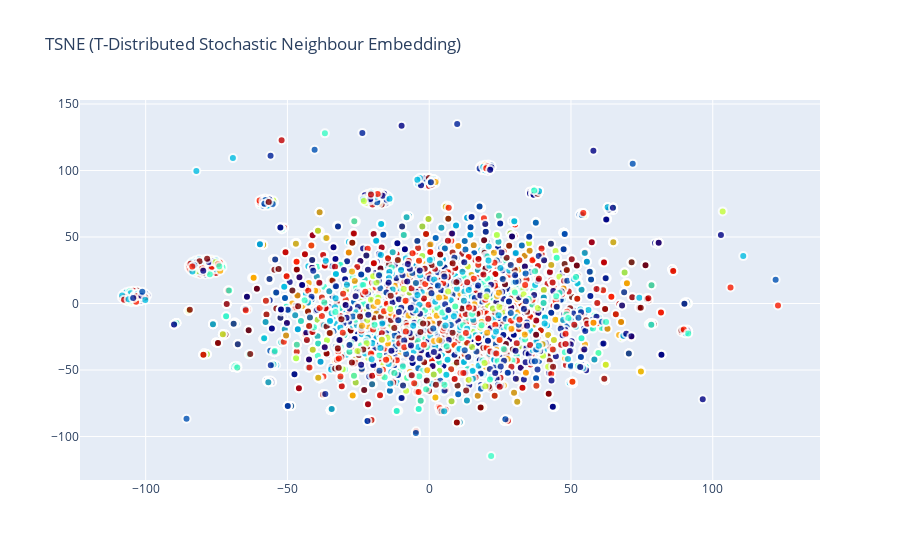

The notebook cell saved with this chart:
### Code cell
traceTSNE = go.Scatter(
    x = tsne_results[:,0],
    y = tsne_results[:,1],
    # name = Target,
    #  hoveron = Target,
    mode = 'markers',
    text = Target,
    showlegend = True,
    marker = dict(
        size = 8,
        color = Target,
        colorscale ='Jet',
        showscale = False,
        line = dict(
            width = 2,
            color = 'rgb(255, 255, 255)'
        ),
        opacity = 0.8
    )
)
data = [traceTSNE]

layout = dict(title = 'TSNE (T-Distributed Stochastic Neighbour Embedding)',
              hovermode= 'closest',
              yaxis = dict(zeroline = False),
              xaxis = dict(zeroline = False),
              showlegend= False,

             )

fig = dict(data=data, layout=layout)
py.iplot(fig, filename='styled-scatter')

### Figure 1 — Plotly figure (JSON) as saved in the notebook; plotly's stock layout.template omitted (floating-point values rounded to 4 significant figures; data arrays with more than 128 entries replaced by an {"elided": "..."} marker saying what was removed)
{"data": [{"marker": {"color": {"elided": "3427 int values"}, "colorscale": [[0, "rgb(0,0,131)"], [0.2, "rgb(0,60,170)"], [0.4, "rgb(5,255,255)"], [0.6, "rgb(255,255,0)"], [0.8, "rgb(250,0,0)"], [1, "rgb(128,0,0)"]], "line": {"color": "rgb(255, 255, 255)", "width": 2}, "opacity": 0.8, "showscale": false, "size": 8}, "mode": "markers", "showlegend": true, "text": {"elided": "3427 str values"}, "type": "scatter", "x": {"elided": "3427 float values"}, "y": {"elided": "3427 float values"}}], "layout": {"hovermode": "closest", "showlegend": false, "title": {"text": "TSNE (T-Distributed Stochastic Neighbour Embedding)"}, "xaxis": {"zeroline": false}, "yaxis": {"zeroline": false}}}
